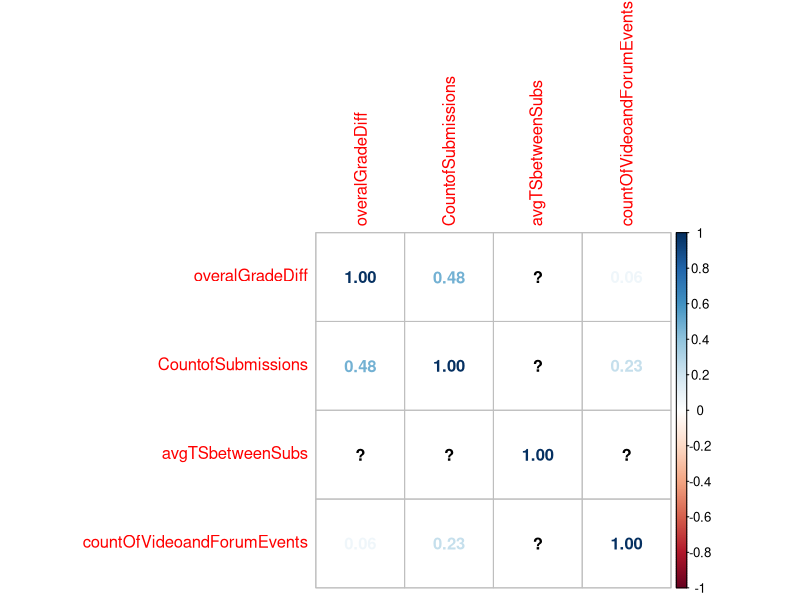

Write the R code that produced this figure. (Note: this script raises an error after producing the figure.)
library(dplyr)
library(plyr) #ddply
library(caret)
library(corrplot)

ft = read.csv("features.csv")
View(ft)
# only neaded if some values are N/A
# ft[is.na(ft)]=0

#see if any features correlate with eachother, these can be removed (skip 3 first columns)
correlation_matrix<- cor(ft[-(1:3)])
corrplot(correlation_matrix, method = "number")

# base linear model -> no train / test set
m1 <- lm(bestGrade ~ ., data=ft[-(1:3)])

#split model
set.seed(1234)
tr.index= sample(nrow(ft), nrow(ft)*0.6)
ft.train= ft[tr.index,]
ft.test = ft[-tr.index,]

#Control function
set.seed(123)
ctrl <- trainControl(method = "repeatedcv", repeats =3)

#train model
m1_train = train(bestGrade ~ .,data=ft.train[-(1:3)], method="lm",trControl=ctrl)
summary(m1_train)
summary(m1_train)$r.squared

#svmLinear, very slow
svmFit <- train(bestGrade ~.,
                data=ft.train[-(1:3)],
                method= "svmLinear",
                tuneLength=15,
                trControl=ctrl,
                metric ="RMSE",
                preProc= c("center", "scale"))
